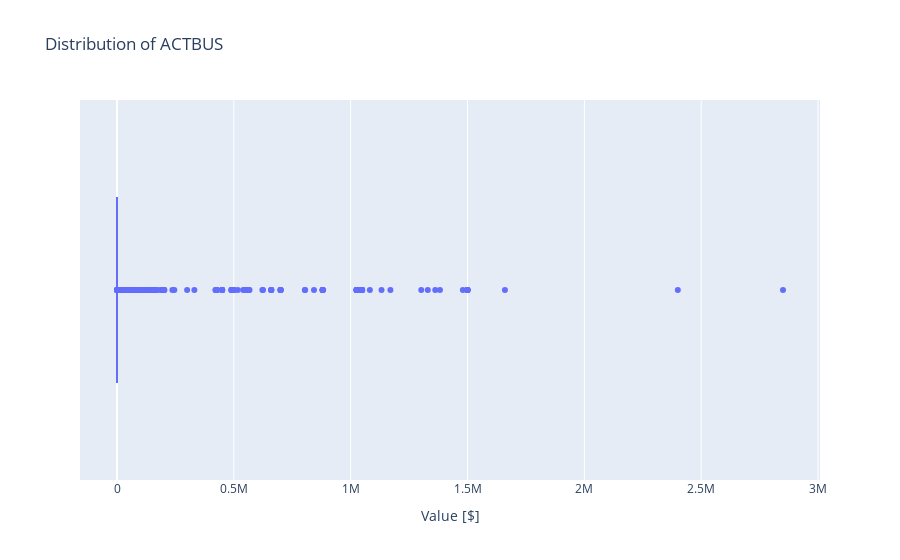
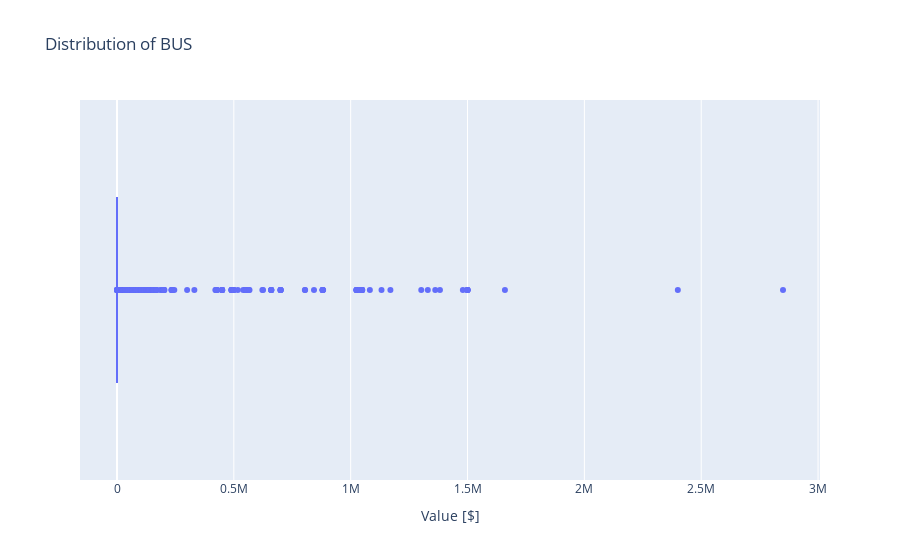
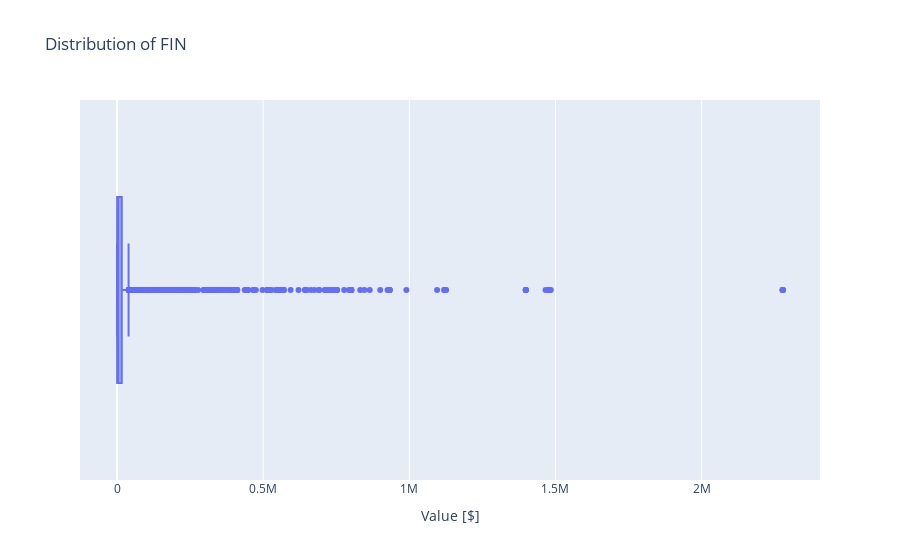
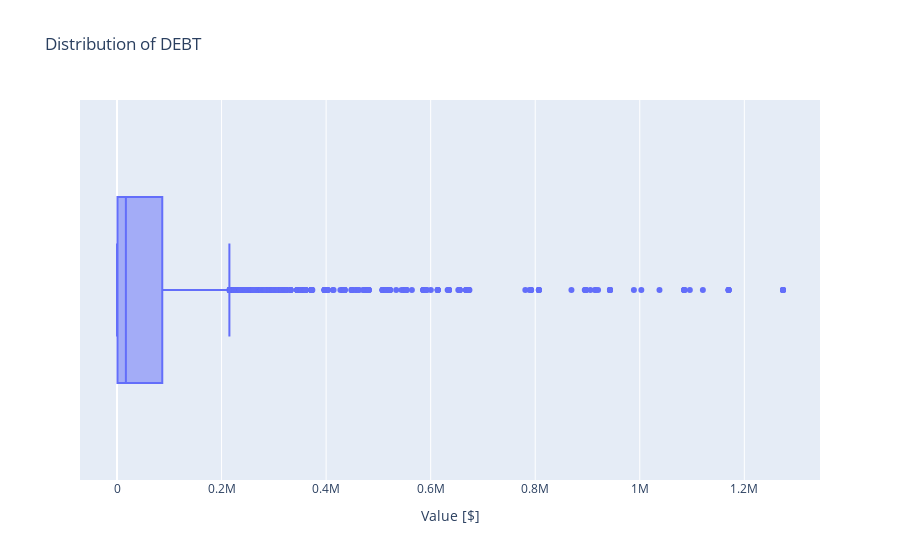

Notebook code cell kept with these figures, in order:
### Markdown cell above
Lets have a look at the distribution of the features using boxplot.

### Code cell
for x in high_var.index:
    fig = px.box(
        data_frame=df_clean,
        x=x,
        title=f"Distribution of {x}"
    )
    fig.update_layout(xaxis_title="Value [$]")
    fig.show()

### Figure 1 — Plotly figure (JSON) as saved in the notebook; plotly's stock layout.template omitted (floating-point values rounded to 4 significant figures; data arrays with more than 128 entries replaced by an {"elided": "..."} marker saying what was removed)
{"data": [{"alignmentgroup": "True", "hovertemplate": "ACTBUS=%{x}<extra></extra>", "legendgroup": "", "marker": {"color": "#636efa"}, "name": "", "notched": false, "offsetgroup": "", "orientation": "h", "showlegend": false, "type": "box", "x": {"elided": "4458 int values"}, "x0": " ", "xaxis": "x", "y0": " ", "yaxis": "y"}], "layout": {"boxmode": "group", "legend": {"tracegroupgap": 0}, "title": {"text": "Distribution of ACTBUS"}, "xaxis": {"anchor": "y", "domain": [0, 1], "title": {"text": "Value [$]"}}, "yaxis": {"anchor": "x", "domain": [0, 1]}}}

### Figure 2 — Plotly figure (JSON) as saved in the notebook; plotly's stock layout.template omitted (floating-point values rounded to 4 significant figures; data arrays with more than 128 entries replaced by an {"elided": "..."} marker saying what was removed)
{"data": [{"alignmentgroup": "True", "hovertemplate": "BUS=%{x}<extra></extra>", "legendgroup": "", "marker": {"color": "#636efa"}, "name": "", "notched": false, "offsetgroup": "", "orientation": "h", "showlegend": false, "type": "box", "x": {"elided": "4458 int values"}, "x0": " ", "xaxis": "x", "y0": " ", "yaxis": "y"}], "layout": {"boxmode": "group", "legend": {"tracegroupgap": 0}, "title": {"text": "Distribution of BUS"}, "xaxis": {"anchor": "y", "domain": [0, 1], "title": {"text": "Value [$]"}}, "yaxis": {"anchor": "x", "domain": [0, 1]}}}

### Figure 3 — Plotly figure (JSON) as saved in the notebook; plotly's stock layout.template omitted (floating-point values rounded to 4 significant figures; data arrays with more than 128 entries replaced by an {"elided": "..."} marker saying what was removed)
{"data": [{"alignmentgroup": "True", "hovertemplate": "FIN=%{x}<extra></extra>", "legendgroup": "", "marker": {"color": "#636efa"}, "name": "", "notched": false, "offsetgroup": "", "orientation": "h", "showlegend": false, "type": "box", "x": {"elided": "4458 int values"}, "x0": " ", "xaxis": "x", "y0": " ", "yaxis": "y"}], "layout": {"boxmode": "group", "legend": {"tracegroupgap": 0}, "title": {"text": "Distribution of FIN"}, "xaxis": {"anchor": "y", "domain": [0, 1], "title": {"text": "Value [$]"}}, "yaxis": {"anchor": "x", "domain": [0, 1]}}}

### Figure 4 — Plotly figure (JSON) as saved in the notebook; plotly's stock layout.template omitted (floating-point values rounded to 4 significant figures; data arrays with more than 128 entries replaced by an {"elided": "..."} marker saying what was removed)
{"data": [{"alignmentgroup": "True", "hovertemplate": "DEBT=%{x}<extra></extra>", "legendgroup": "", "marker": {"color": "#636efa"}, "name": "", "notched": false, "offsetgroup": "", "orientation": "h", "showlegend": false, "type": "box", "x": {"elided": "4458 int values"}, "x0": " ", "xaxis": "x", "y0": " ", "yaxis": "y"}], "layout": {"boxmode": "group", "legend": {"tracegroupgap": 0}, "title": {"text": "Distribution of DEBT"}, "xaxis": {"anchor": "y", "domain": [0, 1], "title": {"text": "Value [$]"}}, "yaxis": {"anchor": "x", "domain": [0, 1]}}}
